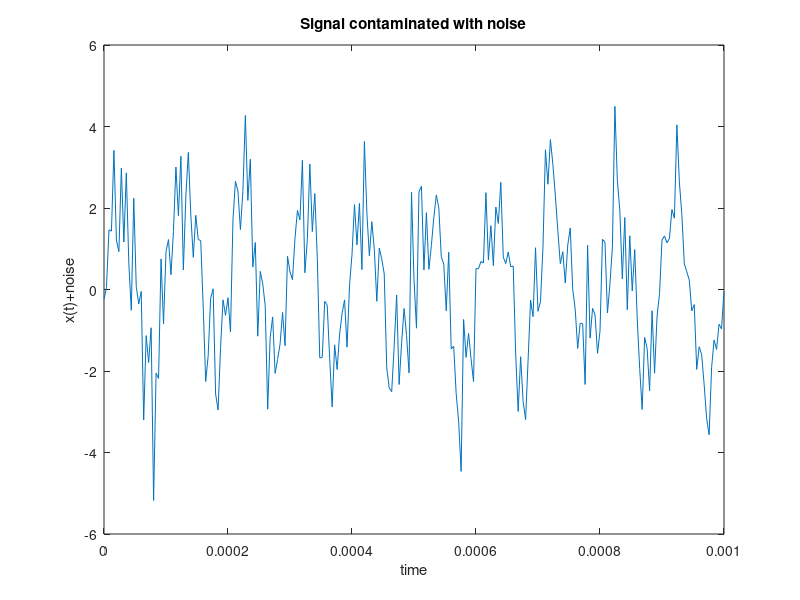

Reproduce this figure in MATLAB. (Note: this script raises an error after producing the figure.)
Fo= 10000;  % this is changed to 2,3,10Khz 
Fs= 25*Fo;
t = 0:1/Fs:10/Fo;
m = 2*sin(2*pi*Fo*t)+randn(size(t)); %A=2
figure(1);
plot(t,m); 
xlabel('time'); 
ylabel('x(t)+noise'); 
title('Signal contaminated with noise');

mu = 10^-4;
err_max = 10^-3;
N=256;
w = zeros(N,1);
error = 1;
x = zeros(N,1);
x_new = zeros(N,1);
i = 1;
while(error > err_max)
 y = w'*x;
 e = m(i) - y;
 w_new = w + mu*x*e;
 if(i == 1)
    error = 1;
 else
    error = (sumsqr(w_new-w))/(sumsqr(w));
 end
 w = w_new;
 x(1) = m(i);
 for k = 2:N
 x_new(k) = x(k-1);
 end
 x = x_new;
 i = i+1;
end
Z=(abs(fftshift(fft(w,512)))).^2;
f = (Fs/2)*linspace(-1,1,512);
figure(2);
subplot(211);
plot(f,Z);
xlabel('Frequency'); 
ylabel('Amplitude'); 
title('Adaptive Filter response');
subplot(212);
P=filter(w,1,m);
plot(t,P); 
xlabel('t'); 
ylabel('y(t)');
title('Filter Output');